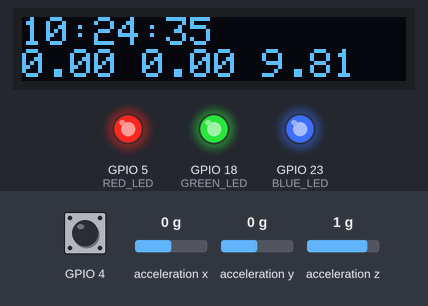
Simulated run of this sketch. Board: ESP32. On the bench: 96×16 one-colour display, output pins drawn as LEDs (lit = HIGH). The test bench sets the inputs (shaded band); at power-on: GPIO 4 HIGH, acceleration x 0 g, acceleration y 0 g, acceleration z 1 g. WiFi joins after 1.5 s; servers stay silent unless stated; the display library's start-up logo is not drawn; the local clock reads 2024-03-15 10:24:30 at power-on unless the sketch sets it; what the sketch prints to the serial monitor is not drawn.

Above: at 5.8 s.
5.9 s: GPIO 4 pulled LOW for 0.15 s
At 6.0 s:
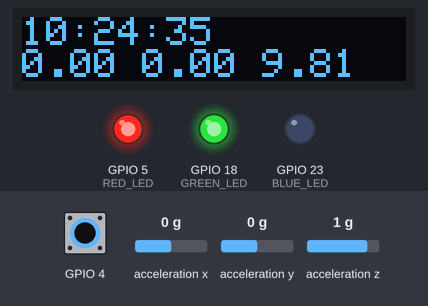
7.5 s: acceleration x set to -1.4 g
At 8.8 s:
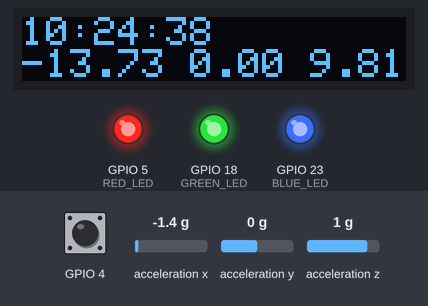
9.5 s: acceleration y set to -1.4 g
At 10.6 s:
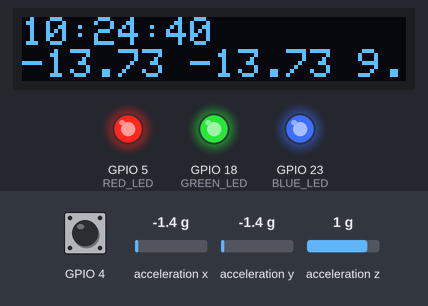
11.5 s: acceleration z set to -1.4 g
At 12.8 s:
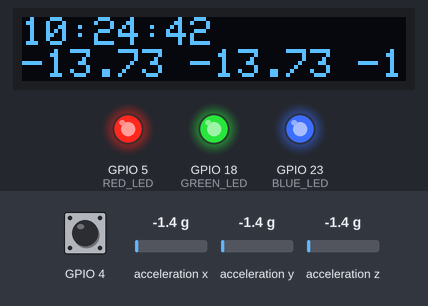
13.5 s: GPIO 4 pulled LOW for 1 s
At 15.5 s:
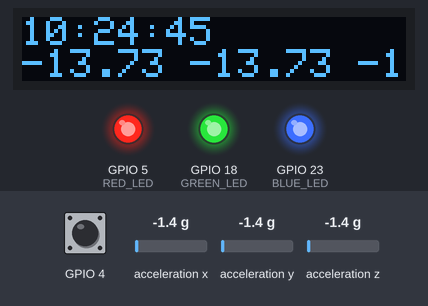
17.5 s: acceleration x set to -0.8 g
At 18.8 s:
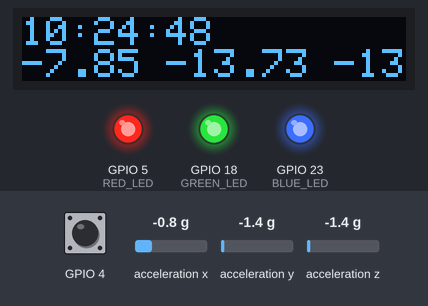
Timing chart, 0 to 20.5 s (numbered marks = the images above; inputs shaded):
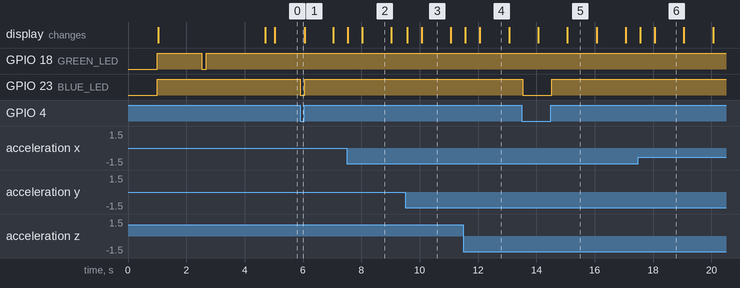

Measured:
- after the input at 5.9 s, GPIO 23 (BLUE_LED): HIGH → LOW at once, → HIGH 0.17 s later
- after the input at 13.5 s, GPIO 23 (BLUE_LED): HIGH → LOW at once, → HIGH 1.0 s later
- what the display in image 2 shows lasts 1.0 s, from 8.0 s to 9.0 s

The sketch:

Hardware_Test_Code.ino
```cpp
/*********************************************************************
 Thanks to Adafruit for the great oled display library. It's the best one for a 96x16 type
 Install the GFX, SSD1306 and LIS3DH libraries from the IDE
 Install the Adafruit Sensor Library from: https://github.com/adafruit/Adafruit_Sensor

 Using the Arduino IDE choose Tools/Board: ESP32 Dev Module
 On Rev1 hardware line 85 = lis.begin(0x18))
 On Rev4 hardware lis.begin(0x19))
 *********************************************************************/


#include <WiFi.h>
#include <Wire.h>
#include "time.h"
#include <Adafruit_GFX.h>
#include <Adafruit_SSD1306.h>
#include <Adafruit_LIS3DH.h>
#include <Adafruit_Sensor.h>

//I've messed up the led names and see they do not match the schematic
#define BLUE_LED 23
#define RED_LED 5
#define GREEN_LED 18

#define LOGO_HEIGHT   16
#define LOGO_WIDTH    96

//Doesnt work
static const unsigned char PROGMEM logo_bmp[] =
{
};


Adafruit_SSD1306 display(96, 16, &Wire, 26);
Adafruit_LIS3DH lis = Adafruit_LIS3DH();

const char* ssid       = "SSID";
const char* password   = "PASSWORD";

const char* ntpServer = "pool.ntp.org";
const long  gmtOffset_sec = -14400;
const int   daylightOffset_sec = 3600;
RTC_DATA_ATTR int bootCount = 0;

struct tm timeinfo;

void setup()
{
  Serial.begin(9600);
  delay(1000);

  pinMode(RED_LED, OUTPUT);
  pinMode(GREEN_LED, OUTPUT);
  pinMode(BLUE_LED, OUTPUT);

  digitalWrite(RED_LED, HIGH);   //Keep off
  digitalWrite(GREEN_LED, HIGH); //Keep off
  digitalWrite(BLUE_LED, HIGH);  //Keep off

  Wire.begin(13,14);  //ESP32 Pico D4 pins
  display.setRotation(2);

  display.begin(SSD1306_SWITCHCAPVCC, 0x3C);

  //connect to WiFi
  Serial.printf("Connecting to %s ", ssid);
  WiFi.begin(ssid, password);
  while (WiFi.status() != WL_CONNECTED) {
      delay(500);
      Serial.print(".");
  }
  Serial.println(" CONNECTED");
  digitalWrite(GREEN_LED, LOW);
  delay(150);
  digitalWrite(GREEN_LED, HIGH);

  display.display();
  delay(2000);
  display.clearDisplay();

  //init and get the time
  configTime(gmtOffset_sec, daylightOffset_sec, ntpServer);

  Serial.println("LIS3DH test!");

  if (! lis.begin(0x18)) {   // change this to 0x19 for alternative i2c address
    Serial.println("Couldnt start");
    while (1);
  }
  Serial.println("LIS3DH found!");

  lis.setRange(LIS3DH_RANGE_4_G);   // 2, 4, 8 or 16 G!
  Serial.print("Range = "); Serial.print(2 << lis.getRange());
  Serial.println("G");

}

void loop()
{
  //testdrawbitmap();  //No worky

  if (touchRead(T0) < 50)
  {
  digitalWrite(BLUE_LED, LOW);
  }
  else
  {
  digitalWrite(BLUE_LED, HIGH);
  }

  lis.read();
  sensors_event_t event;
  lis.getEvent(&event);

  display.setTextSize(1);
  display.setTextColor(WHITE);
  display.setCursor(0,8);  //over,down
  display.print(event.acceleration.x);
  display.print(" ");
  display.print(event.acceleration.y);
   display.print(" ");
  display.print(event.acceleration.z);

  if(!getLocalTime(&timeinfo))
  {
    Serial.println("Failed to obtain time");
    return;
  }
  Serial.println(&timeinfo, "%A, %B %d %Y %H:%M:%S");

  display.setTextSize(1);
  display.setTextColor(WHITE);
  display.setCursor(0,0);  //over,down
  display.print(&timeinfo, "%H:%M:%S");
  display.display();
  display.clearDisplay();
}

//Doesnt Work
void testdrawbitmap(void) {
  display.clearDisplay();

  display.drawBitmap(
    (display.width()  - LOGO_WIDTH ) / 2,
    (display.height() - LOGO_HEIGHT) / 2,
    logo_bmp, LOGO_WIDTH, LOGO_HEIGHT, 1);
  display.display();
  delay(1000);
}
```
